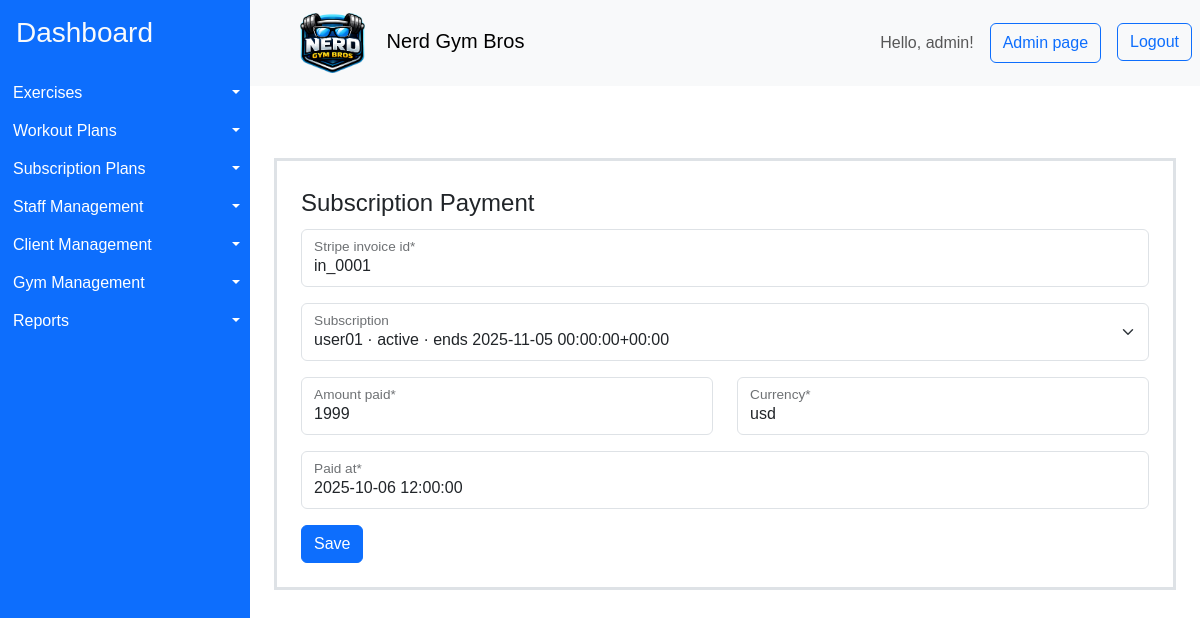
/subscription-payments/1/update/ (signed in), run on the app's committed database.
### gymApp/models/subscription.py (models this page shows, shortened)
class SubscriptionPayment(models.Model):
    stripe_invoice_id = models.CharField(max_length=255, unique=True)
    subscription = models.ForeignKey(
        Subscription, null=True, blank=True, on_delete=models.SET_NULL
    )
    amount_paid = models.BigIntegerField()  # in cents
    currency = models.CharField(max_length=10)
    paid_at = models.DateTimeField()
    created_at = models.DateTimeField(auto_now_add=True)
    class Meta:
        indexes = [
            models.Index(fields=["subscription"]),
            models.Index(fields=["paid_at"]),
        ]

### gymApp/views/admin_page.py (the view)
class SubscriptionPaymentUpdateView(
    LoginRequiredMixin, PermissionRequiredMixin, UpdateView
):
    model = SubscriptionPayment
    template_name = "gymApp/subscription_payment/form.html"
    success_url = reverse_lazy("subscription_payment_list")
    form_class = SubscriptionPaymentForm
    permission_required = "gymApp.change_subscriptionpayment"
    raise_exception = True

### gymApp/forms/subscription_payment.py
class SubscriptionPaymentForm(forms.ModelForm):
    def __init__(self, *args, **kwargs):
        super().__init__(*args, **kwargs)
        self.helper = FormHelper()
        self.helper.form_id = "subscription_payment_form"
        self.helper.form_method = "post"
        self.helper.layout = Layout(
            Fieldset(
                "Subscription Payment",
                FloatingField("stripe_invoice_id"),
                FloatingField("subscription"),
                Row(
                    Column(FloatingField("amount_paid")),
                    Column(FloatingField("currency")),
                ),
                FloatingField("paid_at"),
            ),
            ButtonHolder(Submit("submit", "Save")),
        )
    class Meta:
        model = SubscriptionPayment
        fields = [
            "stripe_invoice_id",
            "subscription",
            "amount_paid",
            "currency",
            "paid_at",
        ]

### gymApp/models/subscription.py (called while the page is built)
    def __str__(self):
        return f"{self.user.username} · {self.status} · ends {self.current_period_end}"

### gymApp/templates/gymApp/subscription_payment/form.html (shortened to what this page needs)
{% extends "gymApp/layout.html" %}
{% load crispy_forms_tags %}
{% block content %}
<div class="container mt-5 p-4 border border-3" >
{% crispy form %}
</div>
{% endblock %}

### gymApp/templates/gymApp/layout.html (shortened to what this page needs)
{% load bootstrap_icons %}
{% load static %}
<!DOCTYPE html>
<html>
    <head>
        <link href="https://cdn.jsdelivr.net/npm/bootstrap@5.3.8/dist/css/bootstrap.min.css" rel="stylesheet">
        <link rel="stylesheet" href="{% static 'styles/styles.css' %}">
    </head>
    <body>
    <div class="container-fluid layout d-flex flex-row p-0">
      <aside class="sidebar bg-primary" id="sidebar">
        <a class="d-block h3 pt-3 ps-3 link-light link-underline-opacity-0" href="{% url 'home'%}">Dashboard</a>
        <ul class="list-group mt-4" style="white-space: nowrap;" >
          {% if perms.gymApp.view_exercise %}
            <li class="d-flex  btn-group" >
              <a href="{% url 'exercise_list' %}" class="d-block text-start btn btn-primary rounded-0 flex-grow-1 "> {% bs_icon 'person-walking' size='1.25em'  %} Exercises</a>
              <button type="button" class="d-block btn btn-primary rounded-0 dropdown-toggle dropdown-toggle-split flex-grow-0 flex-shrink-0 " data-bs-toggle="dropdown" aria-expanded="false">
              </button>
            </li>
          {% endif %}
          {% if perms.gymApp.view_workoutplan %}
            <li class="d-flex  btn-group">
              <a href="{% url 'workout_plan_list' %}" class="d-block text-start btn btn-primary rounded-0 flex-grow-1 "> {% bs_icon 'list-check' size='1.25em'  %} Workout Plans</a>
              <button type="button" class="d-block btn btn-primary rounded-0 dropdown-toggle dropdown-toggle-split flex-grow-0 flex-shrink-0 " data-bs-toggle="dropdown" aria-expanded="false">
              </button>
            </li>
          {% endif %}
          {% if perms.gymApp.view_subscriptionplan %}
            <li class="d-flex  btn-group">
              <a href="{% url 'subscription_plan_list' %}" class="d-block text-start btn btn-primary rounded-0 flex-grow-1 "> {% bs_icon 'currency-dollar' size='1.25em'  %} Subscription Plans</a>
              <button type="button" class="d-block btn btn-primary rounded-0 dropdown-toggle dropdown-toggle-split flex-grow-0 flex-shrink-0 " data-bs-toggle="dropdown" aria-expanded="false">
              </button>
            </li>
          {% endif %}
          {% if user.is_superuser %}
          <li class="d-flex  btn-group">
            <a href="{% url 'staff_list' %}" class="d-block text-start btn btn-primary rounded-0 flex-grow-1 "> {% bs_icon 'hammer' size='1.25em'  %} Staff Management</a>
            <button type="button" class="d-block btn btn-primary rounded-0 dropdown-toggle dropdown-toggle-split flex-grow-0 flex-shrink-0 " data-bs-toggle="dropdown" aria-expanded="false">
            </button>
          </li>
          {% endif %}
          {% if perms.gymApp.view_clientprofile %}
          <li class="d-flex  btn-group">
            <a href="{% url 'client_list' %}" class="d-block text-start btn btn-primary rounded-0 flex-grow-1 "> {% bs_icon 'people-fill' size='1.25em'  %} Client Management</a>
            <button type="button" class="d-block btn btn-primary rounded-0 dropdown-toggle dropdown-toggle-split flex-grow-0 flex-shrink-0 " data-bs-toggle="dropdown" aria-expanded="false">
            </button>
          </li>
          {% endif %}
          {% if perms.gymApp.view_gym %}
          <li class="d-flex  btn-group">
            <a href="{% url 'gym_list' %}" class="d-block text-start btn btn-primary rounded-0 flex-grow-1 "> {% bs_icon 'houses-fill' size='1.25em'  %} Gym Management</a>
            <button type="button" class="d-block btn btn-primary rounded-0 dropdown-toggle dropdown-toggle-split flex-grow-0 flex-shrink-0 " data-bs-toggle="dropdown" aria-expanded="false">
            </button>
          </li>
          {% endif %}
          <li class="d-flex  btn-group">
            <a href="{% url 'reports' %}" class="d-block text-start btn btn-primary rounded-0 flex-grow-1 "> {% bs_icon 'file-earmark-bar-graph-fill' size='1.25em'  %} Reports</a>
            <button type="button" class="d-block btn btn-primary rounded-0 dropdown-toggle dropdown-toggle-split flex-grow-0 flex-shrink-0 " data-bs-toggle="dropdown" aria-expanded="false">
            </button>
          </li>
        </ul>
      </aside>
      <div class="content container-fluid p-0">
        <nav class="navbar navbar-light bg-light p-2">
          <div class="d-flex align-items-center">
          <button class="btn toggle-btn" id="toggleBtn">{% bs_icon 'list' size='1.75em' color='blue' %}</button>
          <span class="navbar-brand mb-0 h1 ms-3"><img class="me-3" src="{% static 'assets/icons/logo.png' %}" alt="Nerd Gym Bros Logo" style="height: 3em;"> Nerd Gym Bros </span>
          </div>
          <div class="d-flex">
          <span class=" navbar-text me-3"> Hello, {{ user.username }}! </span>
          {% if user.is_superuser %}
            <button class="btn btn-outline-primary me-3" onclick="location.href='{% url 'admin:index' %}'">Admin page</button>
          {% endif %}
          <form method="post" action="{% url 'logout' %}">
              <button type="submit" class="btn btn-outline-primary">Logout</button>
          </form>
          </div>
        </nav>
        <main class='p-4'>
            {% block content %}{% endblock %}
        </main>
      </div>
    </div>
    </body>
</html>

### gymApp/static/styles/styles.css (style rules this page uses)
* { box-sizing: border-box; }
body { box-sizing: border-box; margin: 0; font-family: sans-serif; }
.layout { min-height: 100vh; }
.sidebar { overflow:hidden; transform: translateX(0); min-width: 250px; width: 250px; transition: width .15s ease-in-out; }
.toggle-btn { display: block; }

### data on the page
SubscriptionPayment: stripe_invoice_id "in_0001", subscription "user01 · active · ends 2025-11-05 00:00:00+00:00", amount_paid "1999", currency "usd", paid_at "2025-10-06 12:00:00"

### other printed values
{{ user.username }} "admin"
